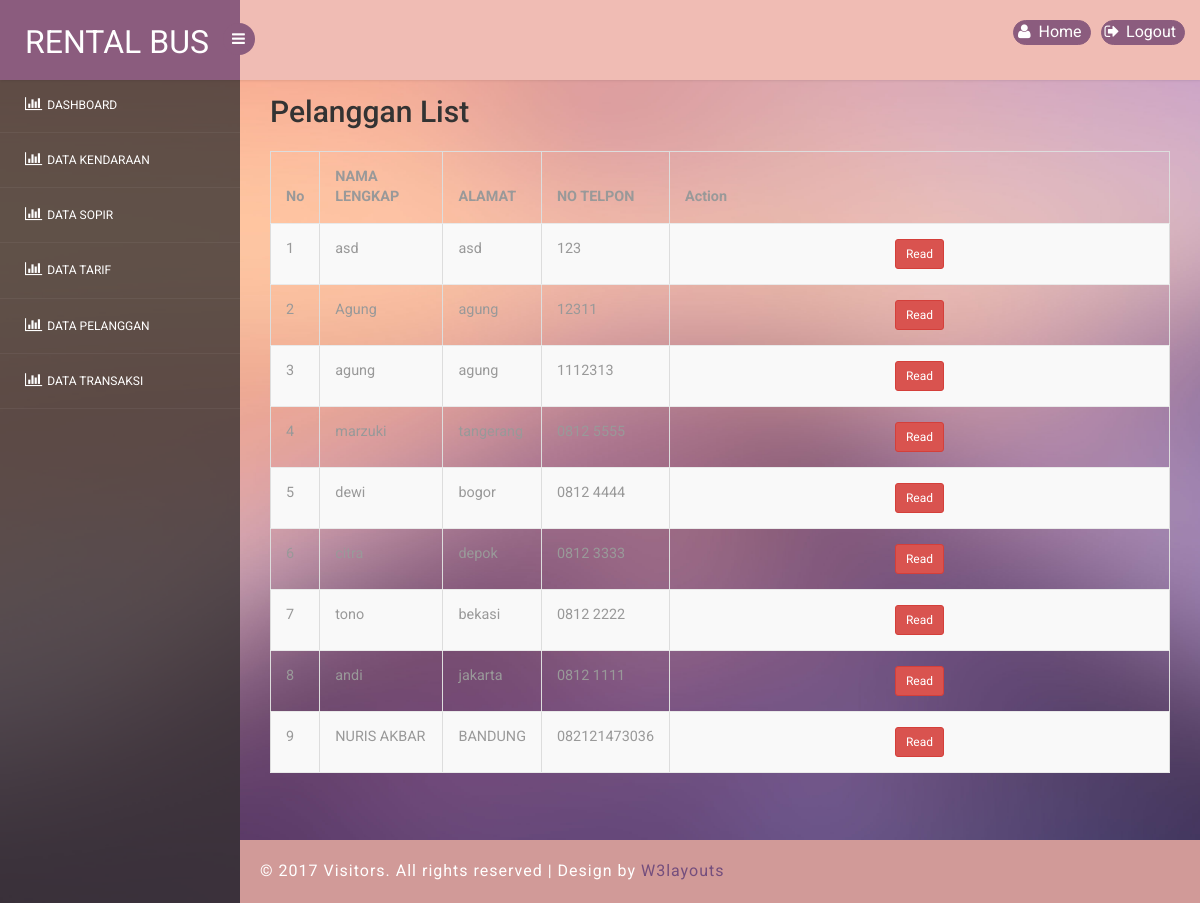
The app's page /index.php/pelanggan with its own data.
### tables this page shows
CREATE TABLE IF NOT EXISTS `pelanggan` (
  `pelanggan_id` int(11) NOT NULL AUTO_INCREMENT,
  `username` varchar(50) NOT NULL,
  `password` varchar(50) NOT NULL,
  `pelanggan_nama` varchar(50) NOT NULL,
  `pelanggan_alamat` text NOT NULL,
  `pelanggan_telpon` varchar(12) NOT NULL,
  PRIMARY KEY (`pelanggan_id`),
  UNIQUE KEY `pelanggan_id` (`pelanggan_id`),
  UNIQUE KEY `pelanggan_id_2` (`pelanggan_id`),
  UNIQUE KEY `pelanggan_id_3` (`pelanggan_id`),
  UNIQUE KEY `pelanggan_id_4` (`pelanggan_id`),
  UNIQUE KEY `pelanggan_id_5` (`pelanggan_id`),
  KEY `pelanggan_id_6` (`pelanggan_id`),
  KEY `pelanggan_id_7` (`pelanggan_id`),
  KEY `pelanggan_id_8` (`pelanggan_id`),
  KEY `pelanggan_id_9` (`pelanggan_id`)
);

### application/controllers/Pelanggan.php (called while the page is built, shortened)
<?php
class Pelanggan extends CI_Controller
{
    function __construct()
    {
        $this->load->model('pelanggan_model');
        $this->load->library('form_validation');
    }
    public function index()
    {
        $pelanggan = $this->pelanggan_model->get_all();
        $data = array(
            'pelanggan_data' => $pelanggan
        );
        $this->load->view('pelanggan_list', $data);
    }
}

### index.php (called while the page is built, shortened)
<?php
require_once BASEPATH.'core/CodeIgniter.php';

### application/models/Pelanggan_model.php (called while the page is built, shortened)
<?php
class Pelanggan_model extends CI_Model
{
    public $table = 'pelanggan';
    public $id = 'pelanggan_id';
    public $order = 'DESC';
    function get_all()
    {
        $this->db->order_by($this->id, $this->order);
        return $this->db->get($this->table)->result();
    }
}

### application/views/pelanggan_list.php (the view, shortened to what this page needs)
<?php $this->load->view('templates/header'); ?>
<div class='col-lg-12'>
    <div class="row" style="margin-bottom: 10px">
        <div class="col-md-4">
            <h2 style="margin-top:0px">Pelanggan List</h2><br/>
        </div>
        <div class="col-md-4 text-center">
        </div>
        <div class="col-md-4 text-right">
        </div>
                        <div class="panel-body">
        <table class="table table-bordered table-striped" id="mytable">
                <thead>
                    <tr>
                        <th>No</th>
                        <th>NAMA LENGKAP</th>
                        <th>ALAMAT</th>
                        <th>NO TELPON</th>
                        <th width="500">Action</th>
                    </tr>
                </thead>
                <tbody>
                    <?php
                    $start = 0;
                    foreach ($pelanggan_data as $pelanggan) {
                        ?>
                        <tr>
                            <td><?php echo++$start ?></td>
                            <td><?php echo $pelanggan->pelanggan_nama ?></td>
                            <td><?php echo $pelanggan->pelanggan_alamat ?></td>
                            <td><?php echo $pelanggan->pelanggan_telpon ?></td>
                            <td style="text-align:center">
                                <?php
                                echo anchor(site_url('pelanggan/read/' . $pelanggan->pelanggan_id), 'Read', array('class' => 'btn btn-danger btn-sm'));
                                ?>
                            </td>
                        </tr>
                        <?php
                    }
                    ?>
                </tbody>
            </table>
        </div>
    </div>
</div>
<?php $this->load->view('templates/footer'); ?>

### application/views/templates/header.php (shortened to what this page needs)
<!DOCTYPE html>
<head>
<link rel="stylesheet" href="<?php echo base_url();?>/assets2/css/bootstrap.min.css" >
<link href="<?php echo base_url();?>/assets2/css/style.css" rel='stylesheet' type='text/css' />
<link href="<?php echo base_url();?>/assets2/css/style-responsive.css" rel="stylesheet"/>
<link rel="stylesheet" href="<?php echo base_url();?>/assets2/css/font.css" type="text/css"/>
<link href="<?php echo base_url();?>/assets2/css/font-awesome.css" rel="stylesheet">
<link rel="stylesheet" href="<?php echo base_url();?>/assets2/css/morris.css" type="text/css"/>
<link rel="stylesheet" href="<?php echo base_url();?>/assets2/css/monthly.css">
</head>
<body>
<section id="container">
<header class="header fixed-top clearfix">
<div class="brand">
    <a href="<?php echo base_url();?>/assets2/index.html" class="logo">
        Rental BUS
    </a>
    <div class="sidebar-toggle-box">
        <div class="fa fa-bars"></div>
    </div>
</div>
<div class="top-nav clearfix">
    <ul class="nav pull-right top-menu">
                <?php
                $status = $this->session->userdata('username');
                if($status=='')
                {
                    echo "<li>".anchor('kendaraan','<i class="fa fa-user fa-fw"></i> Home')."</li>";
                    echo "<li>".anchor('login/logout','<i class="fa fa-sign-out fa-fw"></i> Logout'."</li>");
                }
                else{
                    echo "<li>".anchor('dashboard','<i class="fa fa-user fa-fw"></i> Admin Menu '.$this->session->userdata('username'))."</li>";
                    echo "<li>".anchor('login_admin/logout','<i class="fa fa-sign-out fa-fw"></i> Logout'."</li>");
                }
                ?>
    </ul>
</div>
</header>
<aside>
    <div id="sidebar" class="nav-collapse">
        <div class="leftside-navigation">
            <ul class="sidebar-menu" id="nav-accordion">
                        <?php
                       echo "<li>".anchor('dashboard',"<i class='fa fa-bar-chart-o fa-fw'></i> DASHBOARD")."</li>";
                       echo "<li>".anchor('kendaraan',"<i class='fa fa-bar-chart-o fa-fw'></i> DATA KENDARAAN")."</li>";
                       echo "<li>".anchor('sopir',"<i class='fa fa-bar-chart-o fa-fw'></i> DATA SOPIR")."</li>";
                       echo "<li>".anchor('tarif',"<i class='fa fa-bar-chart-o fa-fw'></i> DATA TARIF")."</li>";
                       echo "<li>".anchor('pelanggan',"<i class='fa fa-bar-chart-o fa-fw'></i> DATA PELANGGAN")."</li>";
                       echo "<li>".anchor('transaksi',"<i class='fa fa-bar-chart-o fa-fw'></i> DATA TRANSAKSI")."</li>";
                       ?>
            </ul>            </div>
    </div>
</aside>
<section id="main-content">
    <section class="wrapper">

### application/views/templates/footer.php (shortened to what this page needs)
</section>
          <div class="footer">
            <div class="wthree-copyright">
              <p>© 2017 Visitors. All rights reserved | Design by <a href="<?php echo base_url();?>/assets2/http://w3layouts.com">W3layouts</a></p>
            </div>
          </div>
</section>
</section>
</body>
</html>

### assets2/css/style.css (style rules this page uses)
h4, h5, h6, h1, h2, h3 { margin: 0; }
ul, ol { margin: 0; }
p { margin: 0; }
html, body { font-family: 'Roboto', sans-serif; font-size: 100%; overflow-x: hidden; background: url(../images/bg.jpg) no-repeat 0px 0px; background-size:cover; }
body a { transition: 0.5s all ease; -webkit-transition: 0.5s all ease; -moz-transition: 0.5s all ease; -o-transition: 0.5s all ease; -ms-transition: 0.5s all ease; text-decoration:none; }
h1,h2,h3,h4,h5,h6 { margin:0; }
p { margin:0; }
ul,label { margin:0; padding:0; }
#sidebar { width:240px; height:100%; position:fixed; background:rgba(52, 48, 48, 0.78); -webkit-transition:all .3s ease-in-out; -moz-transition:all .3s ease-in-out; -o-transition:all .3s ease-in-out; transition:all .3s ease-in-out; }
#sidebar ul li { position: relative; }
.leftside-navigation,.right-stat-bar { height: 100%; }
ul.sidebar-menu,ul.sidebar-menu li ul.sub { margin:-2px 0 0; padding:0; }
ul.sidebar-menu { padding-top:80px; }
ul.sidebar-menu li { border-bottom:1px solid rgba(255,255,255,0.05); }
ul.sidebar-menu li a { color:#fff; text-decoration:none; display:block; padding:18px 0 18px 25px; font-size:12px; outline:none; -webkit-transition:all 0.3s ease; -moz-transition:all 0.3s ease; -o-transition:all 0.3s ease; -ms-transition:all 0.3s ease; transition:all 0.3s ease; }
ul.sidebar-menu li a i { font-size:15px; padding-right:6px; }
#main-content { margin-left:240px; -webkit-transition:all .3s ease-in-out; -moz-transition:all .3s ease-in-out; -o-transition:all .3s ease-in-out; transition:all .3s ease-in-out; }
.footer { background: #d19a98; padding: 20px; }
.footer p { color: #fff; letter-spacing: 1px; }
.footer p a { color: #744e7d; }
.header { left:0; right:0; z-index:1002; background:rgb(240, 188, 180); -webkit-transition:all .3s ease-in-out; -moz-transition:all .3s ease-in-out; -o-transition:all .3s ease-in-out; transition:all .3s ease-in-out; }
.fixed-top { position:fixed; box-shadow:1px 0 3px rgba(0,0,0,.15); }
.wrapper { display:inline-block; margin-top:80px; padding:15px; width:100%; }
.brand { background:#8b5c7e; float:left; width:240px; height:80px; position:relative; }
a.logo { font-size:32px; color:#fff; float:left; margin:20px 0 0 25px; text-transform:uppercase; }
#top_menu .nav>li,ul.top-menu>li { float:left; }
ul.top-menu { margin-right:15px; margin-top: 0; }
ul.top-menu > li > a { color: #fff; font-size: 16px; background: #8b5c7e; padding: 4px 8px; margin-right: 15px; border-radius: 50%; -webkit-border-radius: 50%; padding-right: 8px !important; }
.top-nav { margin-top:20px; }
.top-nav ul.top-menu>li>a { border-radius: 100px; -webkit-border-radius: 100px; padding: 0px; background: none; margin-right: 0; border: 1px solid #8b5c7e; background: #8b5c7e; }
.top-nav ul.top-menu>li { margin-left:10px; }
.sidebar-toggle-box { float:left; margin-top:23px; margin-left:-15px; background:#8b5c7e; border-radius:50%; -webkit-border-radius:50%; width:32px; height:32px; position:absolute; right:-15px; }
.sidebar-toggle-box .fa-bars { cursor:pointer; display:inline-block; font-size:15px; padding:8px 8px 8px 9px; color:#fff; }
.table>thead>tr>th { border-bottom: 1px solid #e1ab91 ! important; }
.table>tbody>tr>td, .table>tbody>tr>th, .table>tfoot>tr>td, .table>tfoot>tr>th, .table>thead>tr>td, .table>thead>tr>th { border-bottom: 1px solid #e9e9e9 ! important; }
.table > thead > tr > th, .table > tbody > tr > th, .table > tfoot > tr > th, .table > thead > tr > td, .table > tbody > tr > td, .table > tfoot > tr > td { border-top: none !important; }
.table td, .table>tbody>tr>td, .table>tbody>tr>th, .table>tfoot>tr>td, .table>tfoot>tr>th, .table>thead>tr>td, .table>thead>tr>th { padding: 15px!important; }
.table > thead > tr > th, .table > tbody > tr > th, .table > tfoot > tr > th, .table > thead > tr > td, .table > tbody > tr > td, .table > tfoot > tr > td { font-size: 0.9em; color: #999; border-top: none !important; }

### records on screen
pelanggan: pelanggan_nama "asd", pelanggan_alamat "asd", pelanggan_telpon "123", pelanggan_id "Read"
pelanggan: pelanggan_nama "Agung", pelanggan_alamat "agung", pelanggan_telpon "12311", pelanggan_id "Read"
pelanggan: pelanggan_nama "agung", pelanggan_alamat "agung", pelanggan_telpon "1112313", pelanggan_id "Read"
pelanggan: pelanggan_nama "marzuki", pelanggan_id "Read"
pelanggan: pelanggan_nama "dewi", pelanggan_alamat "bogor", pelanggan_telpon "0812 4444", pelanggan_id "Read"
pelanggan: pelanggan_alamat "depok", pelanggan_telpon "0812 3333", pelanggan_id "Read"
pelanggan: pelanggan_nama "tono", pelanggan_alamat "bekasi", pelanggan_telpon "0812 2222", pelanggan_id "Read"
pelanggan: pelanggan_nama "andi", pelanggan_alamat "jakarta", pelanggan_telpon "0812 1111", pelanggan_id "Read"
pelanggan: pelanggan_nama "NURIS AKBAR", pelanggan_alamat "BANDUNG", pelanggan_telpon "082121473036", pelanggan_id "Read"

### other values on screen
anchor('kendaraan','<i class="fa fa-user fa-fw"></i> Home') "Home"
anchor('sopir',"<i class='fa fa-bar-chart-o fa-fw'></i> DATA SOPIR") "DATA SOPIR"
anchor('tarif',"<i class='fa fa-bar-chart-o fa-fw'></i> DATA TARIF") "DATA TARIF"
